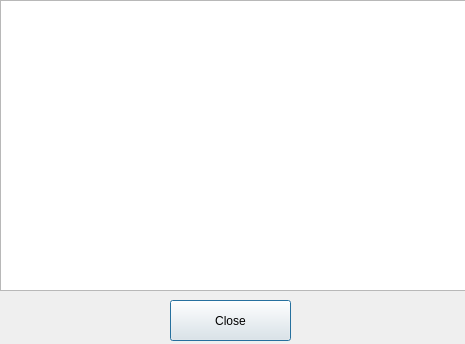
<?xml version="1.0" encoding="UTF-8"?>
<ui version="4.0">
 <class>ShowTestitemPara</class>
 <widget class="QDialog" name="ShowTestitemPara">
  <property name="geometry">
   <rect>
    <x>0</x>
    <y>0</y>
    <width>465</width>
    <height>344</height>
   </rect>
  </property>
  <property name="windowTitle">
   <string>Dialog</string>
  </property>
  <widget class="QPushButton" name="pushButton">
   <property name="geometry">
    <rect>
     <x>170</x>
     <y>300</y>
     <width>121</width>
     <height>41</height>
    </rect>
   </property>
   <property name="text">
    <string>Close</string>
   </property>
  </widget>
  <widget class="QTextBrowser" name="textBrowser">
   <property name="geometry">
    <rect>
     <x>0</x>
     <y>0</y>
     <width>471</width>
     <height>291</height>
    </rect>
   </property>
  </widget>
 </widget>
 <resources/>
 <connections/>
</ui>
